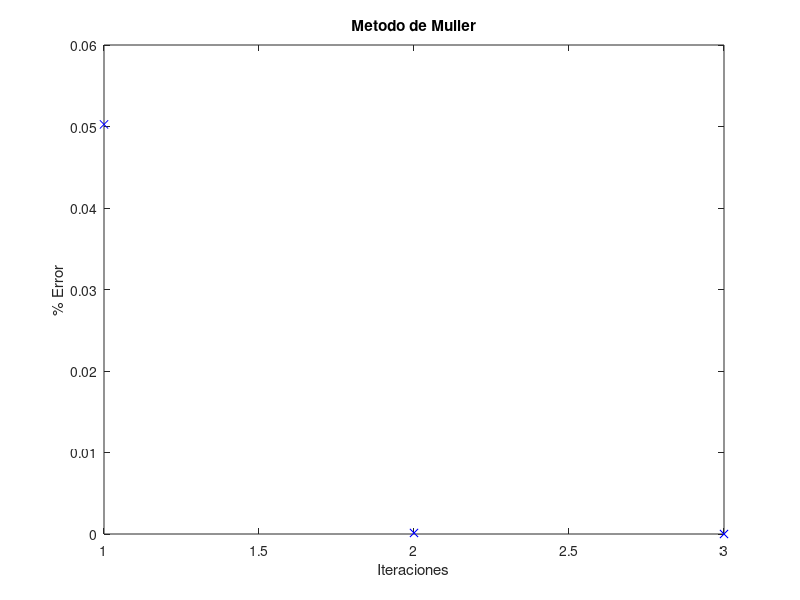

This chart was generated by the following MATLAB code:
%{
    Metodo de Muller
    Parametros de Entrada
        @param func: funcion a la cual se le aplicara el algoritmo
        @param x0: primer valor inicial
        @param x1: segundo valor inicial
        @param x2: segundo valor inicial
        @param MAXIT:  iteraciones maximas
        @param TOL:  tolerencia del algoritmo
    
    Parametros de Salida
        @return r: valor aproximado de x
        @return error: porcentaje de error del resultado obtenido
%}

clc;
clear;

function [r, err] = muller(func, x0, x1, x2, MAXIT, TOL)
    iter = 1;
    err = 1;
    iterl = []; % Lista que almacena el numero de iteraciones para despues graficar
    errl = []; % Lista que almacena el % de error de cada iteracion para despues graficar

    while(iter < MAXIT)

        a = ((x1 - x2)*[func(x0) - func(x2)] - (x0 - x2)*[func(x1) - func(x2)]) / ((x0 - x1)*(x0 - x2)*(x1 - x2));
        b = (((x0 - x2)^2)*[func(x1) - func(x2)] - ((x1 - x2)^2)*[func(x0) - func(x2)]) / ((x0 - x1)*(x0 - x2)*(x1 - x2));
        c = func(x2);

        discriminante = b^2 - 4*a*c;

        if(discriminante < 0)
            error("Error, la solucion no es real.")
            return;
        endif

        r = x2 - (2*c) / (b + (sign(b))*(sqrt(discriminante)));
        err = (abs(r - x2)) / (abs(r));
        errl(iter) = err;
        iterl(iter) = iter;
        iter = iter + 1;
        
        if(err < TOL)
            grafica(iterl, errl);
            return;
        endif

        x0Dist = abs(r - x0);
        x1Dist = abs(r - x1);
        x2Dist = abs(r - x2);

        if (x0Dist > x2Dist && x0Dist > x1Dist)
            x0 = x2;
        elseif (x1Dist > x2Dist && x1Dist > x0Dist)
            x1 = x2;
        endif
        x2 =  r;
    endwhile

    grafica(iterl, errl);
    return;
endfunction

%{
    Parametros de Entrada
        @param listaValoresX: valores del eje 'x'
        @param listaValoresY: valores del eje 'y'
    
    Parametros de Salida
        @return: Grafico de los datos ingresados
%}
function grafica(listaValoresX, listaValoresY)
    plot(listaValoresX, listaValoresY, 'bx');
    title("Metodo de Muller");
    xlabel("Iteraciones");
    ylabel("% Error");
endfunction

%Valores iniciales
x0 = 2;
x1 = 2.2;
x2 = 1.8;
%Iteraciones maximas
MAXIT = 100;
%Tolerancia
TOL = 0.0000001;
%Funcion 
func = @(x) sin(x) - x/2;
%Llamado de la funcion
[r, err] = muller(func, x0, x1, x2, MAXIT, TOL);
printf("############################################ \n");
printf("Metodo de Muller \n");
printf('r = %f\n%%Error = %i \n', r, err);